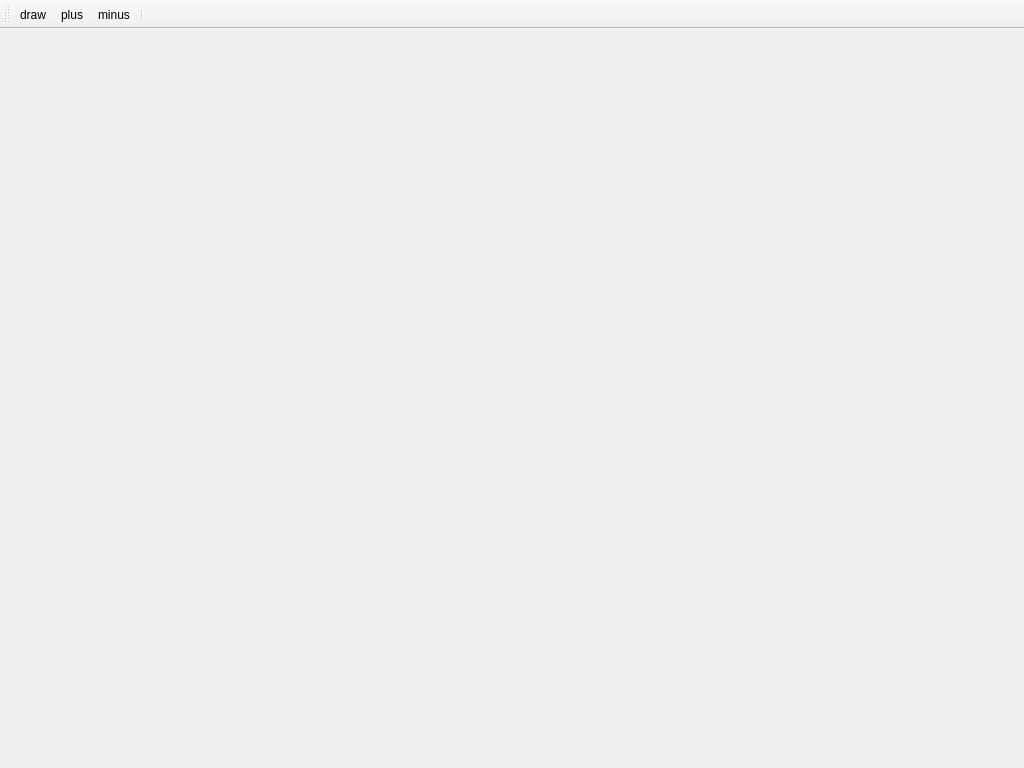
<?xml version="1.0" encoding="UTF-8"?>
<ui version="4.0">
 <class>MainWindow</class>
 <widget class="QMainWindow" name="MainWindow">
  <property name="geometry">
   <rect>
    <x>0</x>
    <y>0</y>
    <width>1024</width>
    <height>768</height>
   </rect>
  </property>
  <property name="windowTitle">
   <string>MainWindow</string>
  </property>
  <widget class="QWidget" name="centralwidget">
   <widget class="QLabel" name="label">
    <property name="geometry">
     <rect>
      <x>0</x>
      <y>0</y>
      <width>1024</width>
      <height>728</height>
     </rect>
    </property>
    <property name="text">
     <string/>
    </property>
   </widget>
  </widget>
  <widget class="QToolBar" name="toolBar">
   <property name="windowTitle">
    <string>toolBar</string>
   </property>
   <attribute name="toolBarArea">
    <enum>TopToolBarArea</enum>
   </attribute>
   <attribute name="toolBarBreak">
    <bool>false</bool>
   </attribute>
   <addaction name="action_draw"/>
   <addaction name="action_plus"/>
   <addaction name="action_minus"/>
   <addaction name="separator"/>
  </widget>
  <action name="action_plus">
   <property name="icon">
    <iconset resource="resource.qrc">
     <normaloff>:/images/plus.png</normaloff>:/images/plus.png</iconset>
   </property>
   <property name="text">
    <string>plus</string>
   </property>
  </action>
  <action name="action_minus">
   <property name="icon">
    <iconset resource="resource.qrc">
     <normaloff>:/images/minus.png</normaloff>:/images/minus.png</iconset>
   </property>
   <property name="text">
    <string>minus</string>
   </property>
  </action>
  <action name="action_draw">
   <property name="checkable">
    <bool>true</bool>
   </property>
   <property name="icon">
    <iconset resource="resource.qrc">
     <normaloff>:/images/draw.png</normaloff>:/images/draw.png</iconset>
   </property>
   <property name="text">
    <string>draw</string>
   </property>
  </action>
  <action name="action_calculate">
   <property name="icon">
    <iconset resource="resource.qrc">
     <normaloff>:/images/calculator_2.png</normaloff>:/images/calculator_2.png</iconset>
   </property>
   <property name="text">
    <string>calculate</string>
   </property>
  </action>
 </widget>
 <resources>
  <include location="resource.qrc"/>
 </resources>
 <connections/>
</ui>
